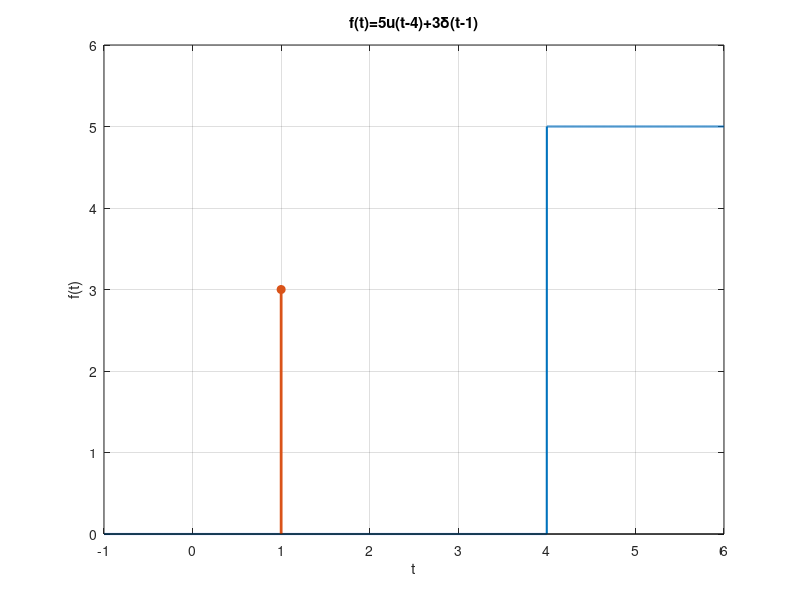

Source code (MATLAB):
clear; clc; close all;
t=-1:0.001:6;
u= double(t>=4);
x=5*u;
name={'f(t)=5u(t-4)+3\delta(t-1)'};
figure('Name','f(t)');
plot(t,x,'linewidth', 1.5);
hold on;
stem(1,3,"filled",'LineWidth',2);
xlim([-1 6]);
ylim([0 6]);
title(name); xlabel('t'); ylabel('f(t)'); grid on;
